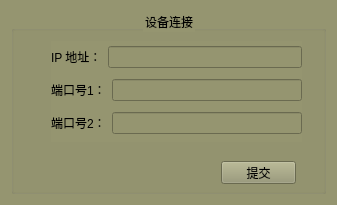
<?xml version="1.0" encoding="UTF-8"?>
<ui version="4.0">
 <class>connet</class>
 <widget class="QWidget" name="connet">
  <property name="geometry">
   <rect>
    <x>0</x>
    <y>0</y>
    <width>337</width>
    <height>205</height>
   </rect>
  </property>
  <property name="windowTitle">
   <string>Form</string>
  </property>
  <property name="windowIcon">
   <iconset resource="res.qrc">
    <normaloff>:/picture/icon.png</normaloff>:/picture/icon.png</iconset>
  </property>
  <property name="styleSheet">
   <string notr="true">background-color: rgb(149, 149, 112);</string>
  </property>
  <layout class="QGridLayout" name="gridLayout">
   <item row="0" column="0">
    <widget class="QGroupBox" name="groupBox">
     <property name="title">
      <string>设备连接</string>
     </property>
     <property name="alignment">
      <set>Qt::AlignCenter</set>
     </property>
     <widget class="QPushButton" name="commitButton">
      <property name="geometry">
       <rect>
        <x>210</x>
        <y>150</y>
        <width>75</width>
        <height>23</height>
       </rect>
      </property>
      <property name="text">
       <string>提交</string>
      </property>
     </widget>
     <widget class="QWidget" name="">
      <property name="geometry">
       <rect>
        <x>40</x>
        <y>30</y>
        <width>251</width>
        <height>101</height>
       </rect>
      </property>
      <layout class="QVBoxLayout" name="verticalLayout">
       <item>
        <layout class="QHBoxLayout" name="horizontalLayout">
         <item>
          <widget class="QLabel" name="label">
           <property name="text">
            <string>IP 地址：</string>
           </property>
          </widget>
         </item>
         <item>
          <widget class="QLineEdit" name="ipEdit"/>
         </item>
        </layout>
       </item>
       <item>
        <layout class="QHBoxLayout" name="horizontalLayout_2">
         <item>
          <widget class="QLabel" name="label_2">
           <property name="text">
            <string>端口号1：</string>
           </property>
          </widget>
         </item>
         <item>
          <widget class="QLineEdit" name="portEdit"/>
         </item>
        </layout>
       </item>
       <item>
        <layout class="QHBoxLayout" name="horizontalLayout_3">
         <item>
          <widget class="QLabel" name="label_3">
           <property name="text">
            <string>端口号2：</string>
           </property>
          </widget>
         </item>
         <item>
          <widget class="QLineEdit" name="portEdit1"/>
         </item>
        </layout>
       </item>
      </layout>
     </widget>
    </widget>
   </item>
  </layout>
 </widget>
 <resources>
  <include location="res.qrc"/>
 </resources>
 <connections/>
</ui>
